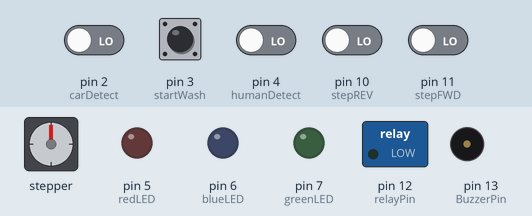
Bench run of a sketch on a simulated Arduino Uno, built with avr-gcc and run on an emulated ATmega328P. On the bench: stepper motor, switched loads named in the sketch (green lamp = pin HIGH), output pins drawn as LEDs (lit = HIGH), buzzer (waves = sounding, pin HIGH). Wiring (inferred from the names in the program): stepper motor driver (200 steps per turn assumed): step pin 9; direction pin 8. Inputs (shaded band) come from the test bench; at power-on: pin 2 (carDetect), pin 3 (startWash), pin 4 (humanDetect), pin 10 (stepREV), pin 11 (stepFWD) LOW. Pins used as bus, display or sensor lines are not drawn.

Above: at 1.2 s.
1.3 s: pin 2 (carDetect) driven HIGH
At 2.3 s:
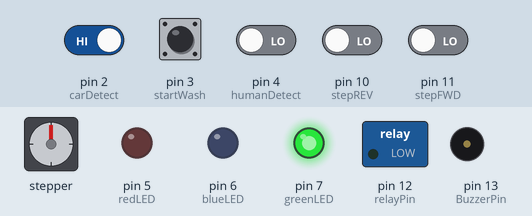
2.8 s: pin 3 (startWash) pulled HIGH for 0.15 s
At 2.95 s:
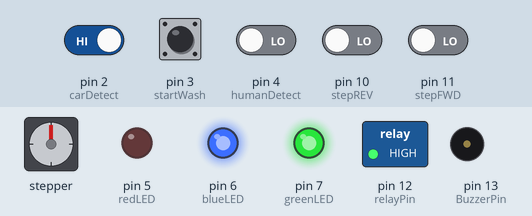
5.8 s: pin 4 (humanDetect) driven HIGH
At 5.98 s:
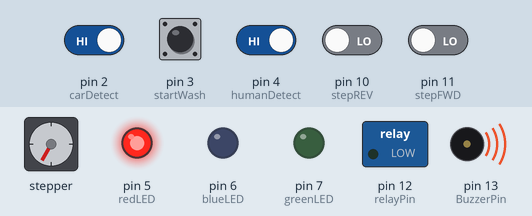
8.8 s: pin 11 (stepFWD) driven HIGH
At 8.8 s:
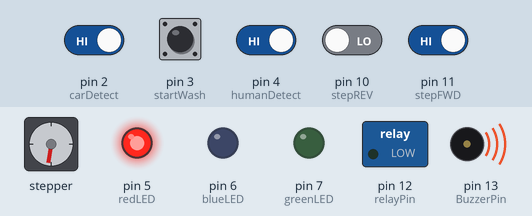
Timing chart, 0 to 11.3 s (numbered marks = the images above; inputs shaded):
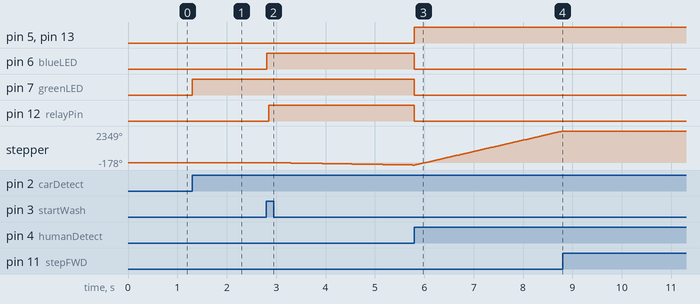

Measured:
- after the input at 1.3 s, pin 7 (greenLED): LOW → HIGH at once
- after the input at 2.8 s, pin 6 (blueLED): LOW → HIGH at once; pin 12 (relayPin): LOW → HIGH after 0.05 s; stepper: keeps turning counter-clockwise at about 61°/s, starting at once
- after the input at 5.8 s, pin 5 (redLED), pin 13 (BuzzerPin): LOW → HIGH at once; pin 6 (blueLED), pin 7 (greenLED), pin 12 (relayPin): HIGH → LOW at once
- after the input at 8.8 s, stepper: stops changing and stays 2349°

The sketch:

CD_AIC_2024.ino
```cpp
#include <Arduino_FreeRTOS.h>

int stepFWD = 11;
int stepREV = 10;

int stepPin = 9;
int dirPin = 8;

int carDetect = 2;
int startWash = 3;
int humanDetect = 4;

int greenLED = 7;
int blueLED = 6;
int redLED = 5;

int BuzzerPin = 13;
int relayPin = 12;

int speed = 1;

int fwdRotation = 0;
int revRotation = 0;

void Task_StepperMotor(void *param);
void Task_InputButton(void *param);

TaskHandle_t StepperMotor;
TaskHandle_t InputButton;

void forwardRotation();
void reverseRotation();

void setup() {

  Serial.begin(115200);

  pinMode(stepFWD, INPUT);
  pinMode(stepREV, INPUT);

  pinMode(stepPin, OUTPUT);
  pinMode(dirPin, OUTPUT);

  pinMode(carDetect, INPUT);
  pinMode(startWash, INPUT);
  pinMode(humanDetect, INPUT);

  pinMode(greenLED, OUTPUT);
  pinMode(blueLED, OUTPUT);
  pinMode(redLED, OUTPUT);

  pinMode(relayPin, OUTPUT);
  pinMode(BuzzerPin, OUTPUT);
  digitalWrite(BuzzerPin, LOW);
  digitalWrite(relayPin, LOW);

  //xTaskCreate(Task, "Task_Name", Stack_Memory, Parameter, Priority, &Task_Handle)

  xTaskCreate(Task_StepperMotor, "Task_1", 100, NULL, 1, &StepperMotor);
  xTaskCreate(Task_InputButton, "Task_2", 100, NULL, 1, &InputButton);
}

void loop() {}

void Task_StepperMotor(void *param) {
  for(;;) {
    // Stepper Motor Code

    //Serial.println();
    if(digitalRead(blueLED) == 1) {

      //for(int i=0; i<=1; i++) {
        do {
          forwardRotation();
          digitalWrite(relayPin, HIGH);
        } while((digitalRead(stepREV) != 1)&&(digitalRead(blueLED)!=0));
        digitalWrite(relayPin, LOW);
        vTaskDelay(2000 / portTICK_PERIOD_MS);

        do {
          reverseRotation();
          digitalWrite(relayPin, HIGH);
        } while((digitalRead(stepFWD) != 1)&&(digitalRead(blueLED)!=0));
        digitalWrite(relayPin, LOW);
        vTaskDelay(2000 / portTICK_PERIOD_MS);
      //}
      vTaskDelay(1000 / portTICK_PERIOD_MS);
      digitalWrite(BuzzerPin, HIGH);
      digitalWrite(blueLED, LOW);
    }
  }
}

void Task_InputButton(void *param) {
  for(;;) {
    // Button Code

    if(digitalRead(carDetect) == 1) {
      digitalWrite(greenLED, HIGH);
    }

    if( digitalRead(greenLED) == 1) {
      do {

        if(digitalRead(startWash) == 1){
          digitalWrite(blueLED, HIGH);
        }

        if(digitalRead(humanDetect) == 1) {
          digitalWrite(BuzzerPin,HIGH);
          digitalWrite(greenLED, LOW);
          digitalWrite(blueLED, LOW);
          digitalWrite(redLED, HIGH);
           do {
              reverseRotation();
            } while((digitalRead(stepFWD) != 1));
        }
      } while((digitalRead(greenLED) == 1) && (digitalRead(humanDetect) != 1));
    }

    while(digitalRead(redLED) == 1) {
      digitalWrite(greenLED, LOW);
      digitalWrite(blueLED, LOW);
    }
  }
}

void forwardRotation() {
  // Stepper Motor Forward Rotation

  digitalWrite(dirPin, LOW);
  digitalWrite(stepPin, HIGH);
  delay(speed);
  digitalWrite(stepPin, LOW);
  delay(speed);
}

void reverseRotation() {
  // Stepper Motor Reverse Rotation

  digitalWrite(dirPin, HIGH);
  digitalWrite(stepPin, HIGH);
  delay(speed);
  digitalWrite(stepPin, LOW);
  delay(speed);
}
```
